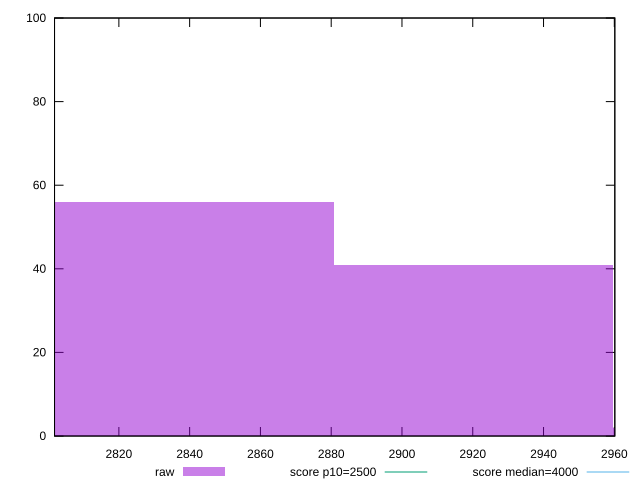

The script that saved this image:
reset

$raw <<EOF
2841.3194258119333 56
2920.2449654178204 41
2999.1705050237074 2
2762.3938862060463 1
EOF

set key outside below
set boxwidth 78.92553960588704
set xrange [2801.8191000000006:2960.146499999999]
set yrange [0:100]
set style fill transparent solid 0.5 noborder

set parametric
set terminal svg size 640, 490 enhanced background rgb 'white'
set output "report_00007_2020-12-11T15:55:29.892Z/largest-contentful-paint/samples/pages+cached+noexternal+nofonts+nosvg+noimg/raw/histogram.svg"

plot $raw title "raw" with boxes, \
     2500,t title "score p10=2500", \
     4000,t title "score median=4000"

reset
